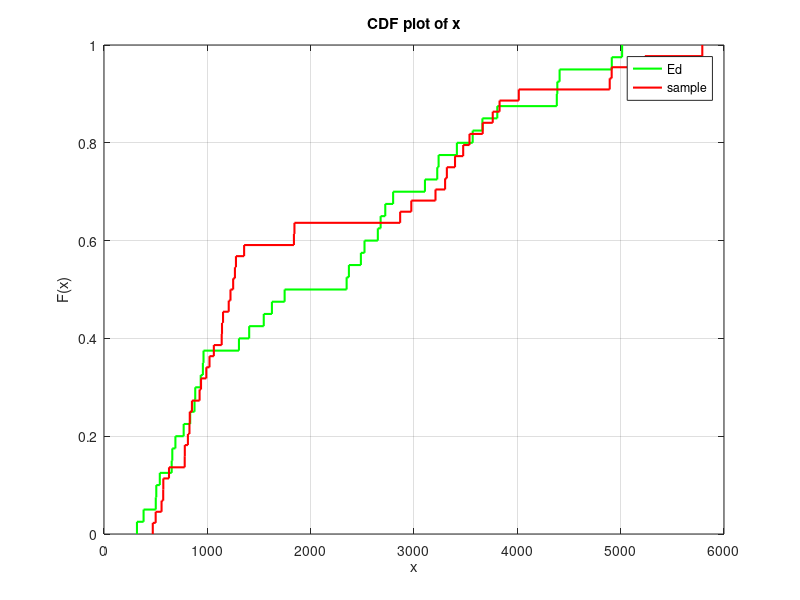
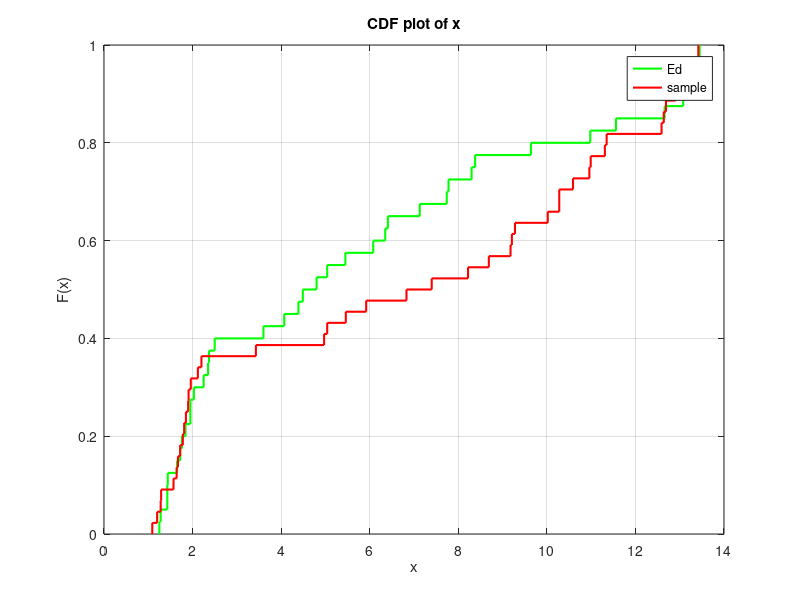

MATLAB code to generate these figures, in order:
% data sets
Ed1_bandwidth = [1405,2370,1306,691,501,655,876,771,540,1625,2348,883,1546,5014,2486,2650,2521,4387,4914,936,3806,2677,661,834,383,957,506,319,3238,3225,963,2798,3415,3106,4409,2722,3568,3662,1748,4382];
%Ed2_bandwidth =
sample1_bandwidth = [1152,990,1277,1207,1250,1267,939,1224,574,500,1142,830,782,629,1838,2974,781,827,925,3476,3537,3397,3208,851,1063,4894,2866,1843,1356,3762,3301,557,573,5234,3665,3318,4913,1139,812,1021,4014,3828,472,5790];
%sample2_bandwidth =

Ed1_time = [4.49,13.27,9.64,6.08,8.38,6.41,4.80,5.45,7.78,7.74,13.40,7.13,4.07,1.25,12.66,2.37,2.50,1.43,1.28,13.45,1.65,2.35,6.35,5.04,10.98,4.39,8.30,13.16,1.95,1.95,13.08,2.25,1.84,2.03,1.43,11.56,1.76,1.72,3.60,1.44];
%Ed2_time =
sample1_time = [5.46,10.59,8.22,8.69,5.04,4.97,13.41,10.28,10.96,12.59,9.18,12.64,13.42,10.02,3.43,2.12,13.42,12.69,11.35,1.81,1.78,1.85,1.96,7.40,5.92,1.29,2.20,6.83,9.28,1.67,1.91,11.31,10.99,1.20,1.72,1.9,1.28,9.21,12.91,10.28,1.57,1.64,13.34,1.09];
%sample2_time =

figure(1)
y1=cdfplot(Ed1_bandwidth);
hold on
%y2=cdfplot(Ed2_bandwidth);
%hold on
y3 = cdfplot(sample1_bandwidth);
hold on
%y4 = cdfplot(sample2_bandwidth);
set(y1,'LineWidth',1.5,'color','g');
%set(y2,'LineWidth',1.5,'color','b');
set(y3,'LineWidth',1.5,'color','r');
%set(y4,'LineWidth',1.5,'color','m');
%legend('Ed1','Ed2','sample1','sample2');
legend('Ed','sample');

figure(2)
y5 = cdfplot(Ed1_time);
hold on
%y6 = cdfplot(Ed2_time);
%hold on
y7 = cdfplot(sample1_time);
hold on
%y8 = cdfplot(sample2_time);
%hold on
set(y5,'LineWidth',1.5,'color','g');
%set(y6,'LineWidth',1.5,'color','b');
set(y7,'LineWidth',1.5,'color','r');
%set(y8,'LineWidth',1.5,'color','m');
%legend('Ed1','Ed2','sample1','sample2');
legend('Ed','sample');
